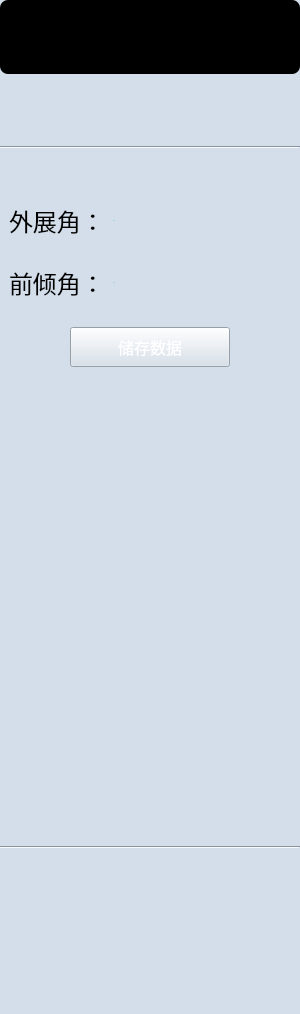
<?xml version="1.0" encoding="UTF-8"?>
<ui version="4.0">
 <class>QPostoperativeOutcomeControls</class>
 <widget class="QWidget" name="QPostoperativeOutcomeControls">
  <property name="geometry">
   <rect>
    <x>0</x>
    <y>0</y>
    <width>300</width>
    <height>1014</height>
   </rect>
  </property>
  <property name="sizePolicy">
   <sizepolicy hsizetype="Preferred" vsizetype="Preferred">
    <horstretch>0</horstretch>
    <verstretch>0</verstretch>
   </sizepolicy>
  </property>
  <property name="minimumSize">
   <size>
    <width>300</width>
    <height>0</height>
   </size>
  </property>
  <property name="maximumSize">
   <size>
    <width>300</width>
    <height>16777215</height>
   </size>
  </property>
  <property name="windowTitle">
   <string>硬件准备</string>
  </property>
  <property name="styleSheet">
   <string notr="true">background:#d4deea;</string>
  </property>
  <property name="currentIndex" stdset="0">
   <number>0</number>
  </property>
  <widget class="QWidget" name="widget" native="true">
   <property name="geometry">
    <rect>
     <x>0</x>
     <y>0</y>
     <width>300</width>
     <height>1014</height>
    </rect>
   </property>
   <property name="styleSheet">
    <string notr="true"/>
   </property>
   <layout class="QVBoxLayout" name="verticalLayout_4">
    <item>
     <widget class="QWidget" name="widget_2" native="true">
      <property name="sizePolicy">
       <sizepolicy hsizetype="Preferred" vsizetype="Minimum">
        <horstretch>0</horstretch>
        <verstretch>0</verstretch>
       </sizepolicy>
      </property>
      <property name="minimumSize">
       <size>
        <width>0</width>
        <height>74</height>
       </size>
      </property>
      <property name="maximumSize">
       <size>
        <width>16777215</width>
        <height>80</height>
       </size>
      </property>
      <property name="styleSheet">
       <string notr="true">border-radius: 8px;
background-color: rgb(0, 0, 0);
</string>
      </property>
      <layout class="QGridLayout" name="gridLayout_3"/>
     </widget>
    </item>
    <item>
     <spacer name="verticalSpacer_10">
      <property name="orientation">
       <enum>Qt::Vertical</enum>
      </property>
      <property name="sizeType">
       <enum>QSizePolicy::Fixed</enum>
      </property>
      <property name="sizeHint" stdset="0">
       <size>
        <width>20</width>
        <height>57</height>
       </size>
      </property>
     </spacer>
    </item>
    <item>
     <widget class="Line" name="line_5">
      <property name="minimumSize">
       <size>
        <width>0</width>
        <height>20</height>
       </size>
      </property>
      <property name="styleSheet">
       <string notr="true">border-image: url(:org.mitk.lancet.postoperativeoutcome/image/fenge.png);
</string>
      </property>
      <property name="orientation">
       <enum>Qt::Horizontal</enum>
      </property>
     </widget>
    </item>
    <item>
     <spacer name="verticalSpacer">
      <property name="orientation">
       <enum>Qt::Vertical</enum>
      </property>
      <property name="sizeType">
       <enum>QSizePolicy::Fixed</enum>
      </property>
      <property name="sizeHint" stdset="0">
       <size>
        <width>20</width>
        <height>40</height>
       </size>
      </property>
     </spacer>
    </item>
    <item>
     <layout class="QGridLayout" name="gridLayout">
      <property name="leftMargin">
       <number>9</number>
      </property>
      <property name="rightMargin">
       <number>9</number>
      </property>
      <item row="2" column="0">
       <widget class="QLabel" name="label_3">
        <property name="maximumSize">
         <size>
          <width>96</width>
          <height>16777215</height>
         </size>
        </property>
        <property name="font">
         <font>
          <family>黑体</family>
          <pointsize>18</pointsize>
         </font>
        </property>
        <property name="text">
         <string>前倾角：</string>
        </property>
       </widget>
      </item>
      <item row="0" column="0">
       <widget class="QLabel" name="label_2">
        <property name="maximumSize">
         <size>
          <width>96</width>
          <height>16777215</height>
         </size>
        </property>
        <property name="font">
         <font>
          <family>黑体</family>
          <pointsize>18</pointsize>
         </font>
        </property>
        <property name="text">
         <string>外展角：</string>
        </property>
       </widget>
      </item>
      <item row="1" column="0">
       <spacer name="verticalSpacer_3">
        <property name="orientation">
         <enum>Qt::Vertical</enum>
        </property>
        <property name="sizeType">
         <enum>QSizePolicy::Fixed</enum>
        </property>
        <property name="sizeHint" stdset="0">
         <size>
          <width>10</width>
          <height>20</height>
         </size>
        </property>
       </spacer>
      </item>
      <item row="2" column="1">
       <widget class="QDoubleSpinBox" name="versiondoubleSpinBox">
        <property name="font">
         <font>
          <family>Arial</family>
          <pointsize>-1</pointsize>
          <weight>50</weight>
          <italic>false</italic>
          <bold>false</bold>
         </font>
        </property>
        <property name="styleSheet">
         <string notr="true">QDoubleSpinBox{
color: rgb(0, 170, 127);
border-radius: 5px;
background-color: transparent;
font:58px 'Arial';
}</string>
        </property>
        <property name="readOnly">
         <bool>true</bool>
        </property>
        <property name="buttonSymbols">
         <enum>QAbstractSpinBox::NoButtons</enum>
        </property>
        <property name="suffix">
         <string>°</string>
        </property>
        <property name="decimals">
         <number>1</number>
        </property>
       </widget>
      </item>
      <item row="0" column="1">
       <widget class="QDoubleSpinBox" name="inclinationdoubleSpinBox">
        <property name="font">
         <font>
          <family>Arial</family>
          <pointsize>-1</pointsize>
          <weight>50</weight>
          <italic>false</italic>
          <bold>false</bold>
         </font>
        </property>
        <property name="styleSheet">
         <string notr="true">QDoubleSpinBox{
color: rgb(0, 170, 127);
border-radius: 5px;
background-color: transparent;
font:58px 'Arial';
}</string>
        </property>
        <property name="readOnly">
         <bool>true</bool>
        </property>
        <property name="buttonSymbols">
         <enum>QAbstractSpinBox::NoButtons</enum>
        </property>
        <property name="suffix">
         <string>°</string>
        </property>
        <property name="decimals">
         <number>1</number>
        </property>
        <property name="minimum">
         <double>-360.000000000000000</double>
        </property>
        <property name="maximum">
         <double>360.000000000000000</double>
        </property>
       </widget>
      </item>
     </layout>
    </item>
    <item>
     <spacer name="verticalSpacer_4">
      <property name="orientation">
       <enum>Qt::Vertical</enum>
      </property>
      <property name="sizeType">
       <enum>QSizePolicy::Fixed</enum>
      </property>
      <property name="sizeHint" stdset="0">
       <size>
        <width>20</width>
        <height>20</height>
       </size>
      </property>
     </spacer>
    </item>
    <item>
     <layout class="QHBoxLayout" name="horizontalLayout_2">
      <item>
       <spacer name="horizontalSpacer">
        <property name="orientation">
         <enum>Qt::Horizontal</enum>
        </property>
        <property name="sizeHint" stdset="0">
         <size>
          <width>40</width>
          <height>20</height>
         </size>
        </property>
       </spacer>
      </item>
      <item>
       <widget class="QPushButton" name="pushButton_file">
        <property name="minimumSize">
         <size>
          <width>160</width>
          <height>40</height>
         </size>
        </property>
        <property name="font">
         <font>
          <family>黑体</family>
          <pointsize>12</pointsize>
         </font>
        </property>
        <property name="styleSheet">
         <string notr="true">QPushButton{
	border-image: url(:org.mitk.lancet.postoperativeoutcome/image/default.png);
	color:white;
}
QPushButton::hover
{
	border-image: url(:org.mitk.lancet.postoperativeoutcome/image/on.png);
	color:balck;
}
QPushButton::disabled
{
	border-image: url(:org.mitk.lancet.postoperativeoutcome/image/disabled.png);	
	color: rgb(153, 153, 153);
}
QPushButton::pressed { 
	padding-left:6px;
	padding-top:6px;
}</string>
        </property>
        <property name="text">
         <string>储存数据</string>
        </property>
       </widget>
      </item>
      <item>
       <spacer name="horizontalSpacer_2">
        <property name="orientation">
         <enum>Qt::Horizontal</enum>
        </property>
        <property name="sizeHint" stdset="0">
         <size>
          <width>40</width>
          <height>20</height>
         </size>
        </property>
       </spacer>
      </item>
     </layout>
    </item>
    <item>
     <spacer name="verticalSpacer_2">
      <property name="orientation">
       <enum>Qt::Vertical</enum>
      </property>
      <property name="sizeHint" stdset="0">
       <size>
        <width>20</width>
        <height>170</height>
       </size>
      </property>
     </spacer>
    </item>
    <item>
     <widget class="Line" name="line_8">
      <property name="minimumSize">
       <size>
        <width>0</width>
        <height>20</height>
       </size>
      </property>
      <property name="styleSheet">
       <string notr="true">border-image: url(:org.mitk.lancet.postoperativeoutcome/image/fenge.png);
</string>
      </property>
      <property name="orientation">
       <enum>Qt::Horizontal</enum>
      </property>
     </widget>
    </item>
    <item>
     <widget class="QWidget" name="widgetInfo" native="true">
      <property name="minimumSize">
       <size>
        <width>0</width>
        <height>105</height>
       </size>
      </property>
      <property name="styleSheet">
       <string notr="true"/>
      </property>
      <widget class="QLabel" name="label">
       <property name="geometry">
        <rect>
         <x>2</x>
         <y>2</y>
         <width>54</width>
         <height>16</height>
        </rect>
       </property>
       <property name="font">
        <font>
         <family>黑体</family>
         <pointsize>12</pointsize>
        </font>
       </property>
       <property name="text">
        <string/>
       </property>
      </widget>
     </widget>
    </item>
    <item>
     <widget class="QWidget" name="widget_3" native="true">
      <property name="minimumSize">
       <size>
        <width>0</width>
        <height>40</height>
       </size>
      </property>
     </widget>
    </item>
   </layout>
  </widget>
 </widget>
 <resources>
  <include location="../../resources/resources.qrc"/>
 </resources>
 <connections/>
 <slots>
  <slot>on_HardWareWidget_currentChanged(int)</slot>
 </slots>
</ui>
